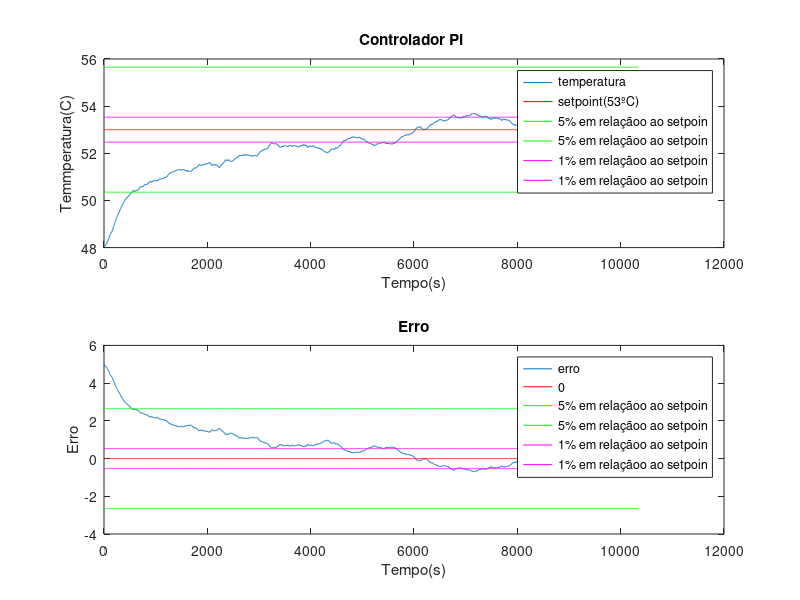

Here is the MATLAB script that generated this plot:
arquivo=load('zn_38_53_pi.txt');%le o arquivo com os dados

amostras=size(arquivo);%identifica a quantidade de dados
amostras=amostras(1,1);%salva a quantidade de dados

temperatura=arquivo(:,1);
setpoint=arquivo(:,2);
erro=arquivo(:,3);
tempo_s=arquivo(:,4);
entrada_lamp=arquivo(:,5);

tempo_s=tempo_s-tempo_s(1,1);

subplot(2,1,1);
plot(tempo_s,temperatura,tempo_s,ones(amostras,1)*53,'r', ...
    tempo_s,ones(amostras,1)*53*1.05,'g',tempo_s,ones(amostras,1)*53*0.95,'g', ...
    tempo_s,ones(amostras,1)*53*1.01,'m',tempo_s,ones(amostras,1)*53*0.99,'m')
legend('temperatura','setpoint(53ºC)','5% em relaçãoo ao setpoin','5% em relaçãoo ao setpoin', ...
    '1% em relaçãoo ao setpoin','1% em relaçãoo ao setpoin');
title ('Controlador Pi ');
xlabel ('Tempo(s)');
ylabel ('Temmperatura(C)');
subplot(2,1,2);
plot(tempo_s,erro,tempo_s,zeros(amostras,1),'r', ...
    tempo_s,ones(amostras,1)*53*0.05,'g',tempo_s,ones(amostras,1)*53*-0.05,'g', ...
    tempo_s,ones(amostras,1)*53*0.01,'m',tempo_s,ones(amostras,1)*53*-0.01,'m')
legend('erro','0','5% em relaçãoo ao setpoin','5% em relaçãoo ao setpoin', ...
    '1% em relaçãoo ao setpoin','1% em relaçãoo ao setpoin');
title ('Erro');
xlabel ('Tempo(s)');
ylabel ('Erro');
print -dpng -r300 controlador_pi.png 